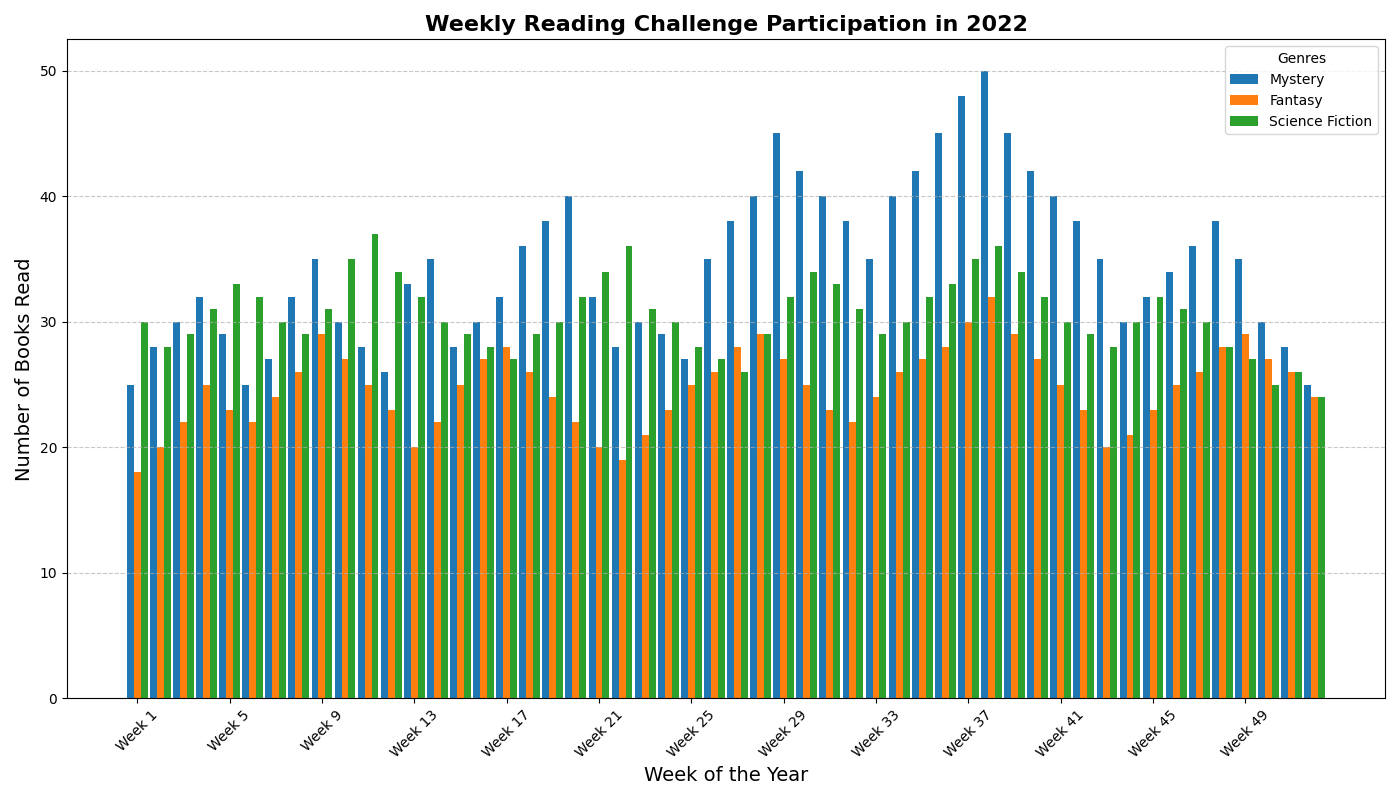

Write Python code to recreate this figure.
import matplotlib.pyplot as plt
import numpy as np

# Backstory:
# In a small town, a local library runs weekly reading challenges with different genres each month.
# We analyze the data on how well different genres performed over weekly reading challenges in 2022.

# Data Construction:
# Weeks of the year for simplicity (12 genres, one per month)
weeks = np.array(range(1, 53))

# Reading engagement data (Books read per week) for different genres (fictional data)
mystery_readings = np.array([25, 28, 30, 32, 29, 25, 27, 32, 35, 30, 28, 26, 33, 35, 28, 30, 32, 36, 38, 40, 32, 28, 30, 29, 27, 35, 38, 40, 45, 42, 40, 38, 35, 40, 42, 45, 48, 50, 45, 42, 40, 38, 35, 30, 32, 34, 36, 38, 35, 30, 28, 25])
fantasy_readings = np.array([18, 20, 22, 25, 23, 22, 24, 26, 29, 27, 25, 23, 20, 22, 25, 27, 28, 26, 24, 22, 20, 19, 21, 23, 25, 26, 28, 29, 27, 25, 23, 22, 24, 26, 27, 28, 30, 32, 29, 27, 25, 23, 20, 21, 23, 25, 26, 28, 29, 27, 26, 24])
science_fiction_readings = np.array([30, 28, 29, 31, 33, 32, 30, 29, 31, 35, 37, 34, 32, 30, 29, 28, 27, 29, 30, 32, 34, 36, 31, 30, 28, 27, 26, 29, 32, 34, 33, 31, 29, 30, 32, 33, 35, 36, 34, 32, 30, 29, 28, 30, 32, 31, 30, 28, 27, 25, 26, 24])

# Plot Data:
fig, ax = plt.subplots(figsize=(14, 8))

# Plot weekly reading data for different genres using bar charts
ax.bar(weeks - 0.3, mystery_readings, width=0.3, label='Mystery', color='#1f77b4')
ax.bar(weeks, fantasy_readings, width=0.3, label='Fantasy', color='#ff7f0e')
ax.bar(weeks + 0.3, science_fiction_readings, width=0.3, label='Science Fiction', color='#2ca02c')

# Setting up the title and labels
ax.set_title('Weekly Reading Challenge Participation in 2022', fontsize=16, fontweight='bold')
ax.set_xlabel('Week of the Year', fontsize=14)
ax.set_ylabel('Number of Books Read', fontsize=14)
ax.legend(title='Genres', loc='upper right')

# Applying custom ticks
ax.set_xticks(weeks[::4])
ax.set_xticklabels([f'Week {i}' for i in weeks[::4]], rotation=45)
ax.grid(axis='y', linestyle='--', alpha=0.7)

# Automatically adjust layout for better visibility
plt.tight_layout()

# Display the chart
plt.show()
